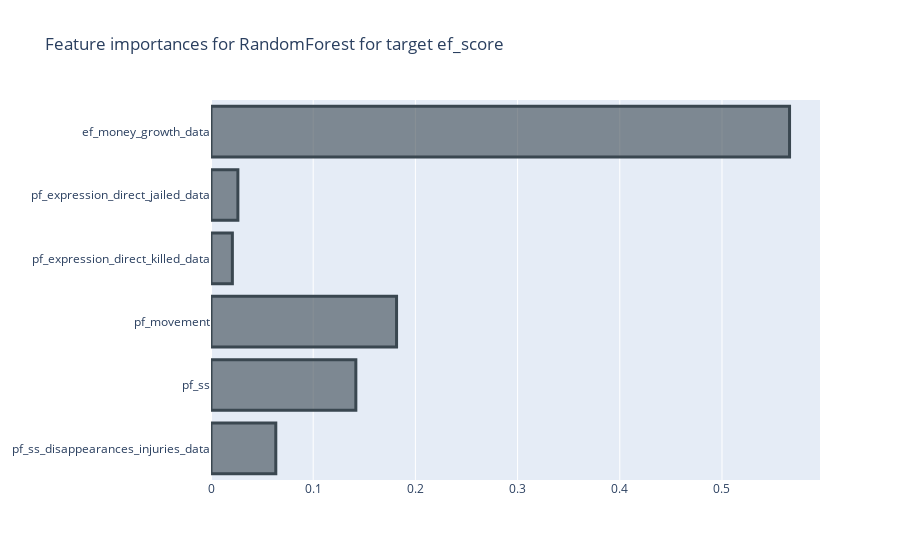
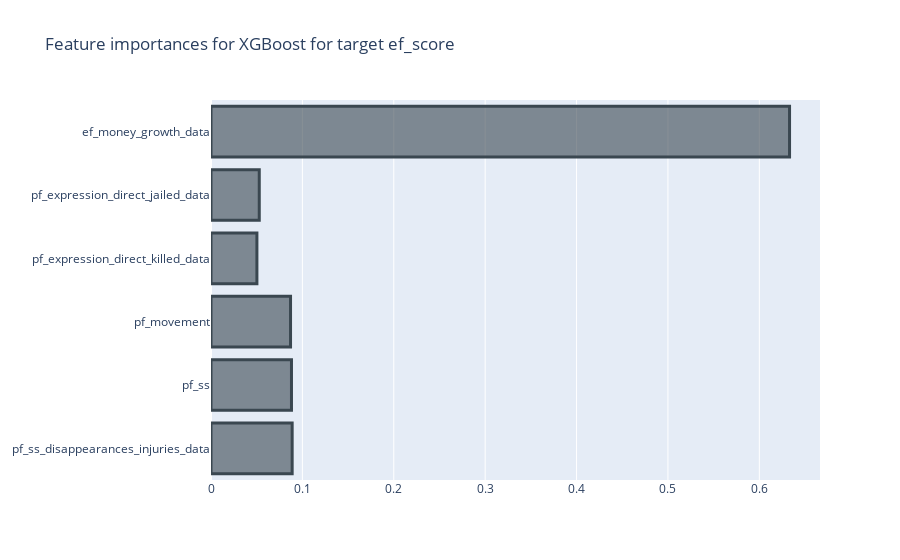
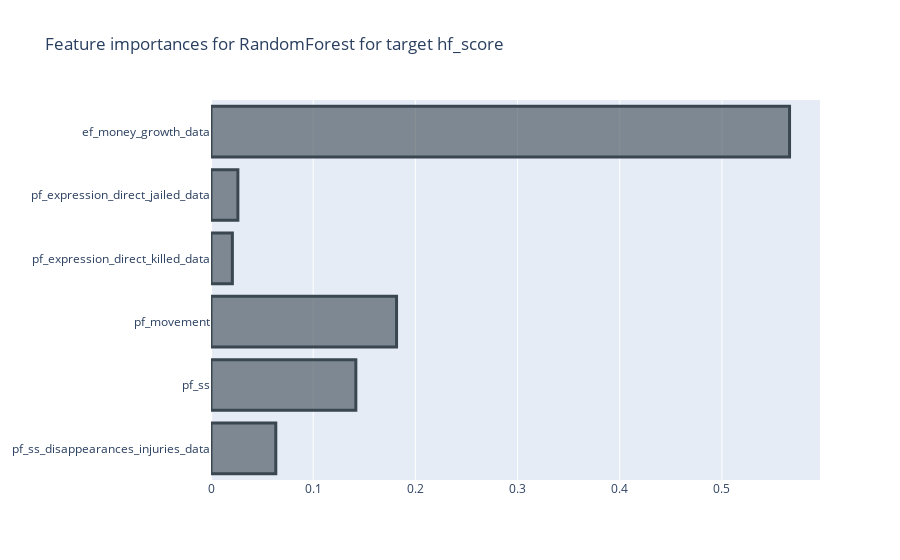
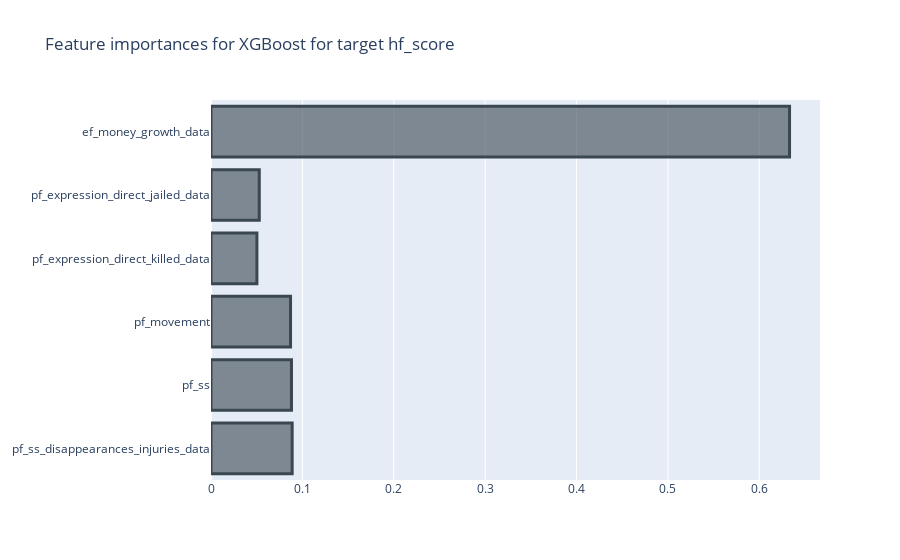

Notebook code for these charts, in order:
### Code cell
# With stratified sampling
best_models_rf_stratified, best_models_xgb_stratified, best_models_nn_stratified = model(X_strat_train, X_strat_test, y_strat_train, y_strat_test, selected_features_dict_stratified, cv =skf)

### Figure 1 — Plotly figure (JSON) as saved in the notebook; plotly's stock layout.template omitted (floating-point values rounded to 4 significant figures)
{"data": [{"marker": {"color": "rgba(58, 71, 80, 0.6)", "line": {"color": "rgba(58, 71, 80, 1.0)", "width": 3}}, "orientation": "h", "type": "bar", "x": [0.06339, 0.1417, 0.1816, 0.02091, 0.0263, 0.5661], "y": ["pf_ss_disappearances_injuries_data", "pf_ss", "pf_movement", "pf_expression_direct_killed_data", "pf_expression_direct_jailed_data", "ef_money_growth_data"]}], "layout": {"title": {"text": "Feature importances for RandomForest for target ef_score"}}}

### Figure 2 — Plotly figure (JSON) as saved in the notebook; plotly's stock layout.template omitted (floating-point values rounded to 4 significant figures)
{"data": [{"marker": {"color": "rgba(58, 71, 80, 0.6)", "line": {"color": "rgba(58, 71, 80, 1.0)", "width": 3}}, "orientation": "h", "type": "bar", "x": [0.08881, 0.08807, 0.08703, 0.05023, 0.0528, 0.6331], "y": ["pf_ss_disappearances_injuries_data", "pf_ss", "pf_movement", "pf_expression_direct_killed_data", "pf_expression_direct_jailed_data", "ef_money_growth_data"]}], "layout": {"title": {"text": "Feature importances for XGBoost for target ef_score"}}}

### Figure 3 — Plotly figure (JSON) as saved in the notebook; plotly's stock layout.template omitted (floating-point values rounded to 4 significant figures)
{"data": [{"marker": {"color": "rgba(58, 71, 80, 0.6)", "line": {"color": "rgba(58, 71, 80, 1.0)", "width": 3}}, "orientation": "h", "type": "bar", "x": [0.06339, 0.1417, 0.1816, 0.02091, 0.0263, 0.5661], "y": ["pf_ss_disappearances_injuries_data", "pf_ss", "pf_movement", "pf_expression_direct_killed_data", "pf_expression_direct_jailed_data", "ef_money_growth_data"]}], "layout": {"title": {"text": "Feature importances for RandomForest for target hf_score"}}}

### Figure 4 — Plotly figure (JSON) as saved in the notebook; plotly's stock layout.template omitted (floating-point values rounded to 4 significant figures)
{"data": [{"marker": {"color": "rgba(58, 71, 80, 0.6)", "line": {"color": "rgba(58, 71, 80, 1.0)", "width": 3}}, "orientation": "h", "type": "bar", "x": [0.08881, 0.08807, 0.08703, 0.05023, 0.0528, 0.6331], "y": ["pf_ss_disappearances_injuries_data", "pf_ss", "pf_movement", "pf_expression_direct_killed_data", "pf_expression_direct_jailed_data", "ef_money_growth_data"]}], "layout": {"title": {"text": "Feature importances for XGBoost for target hf_score"}}}
